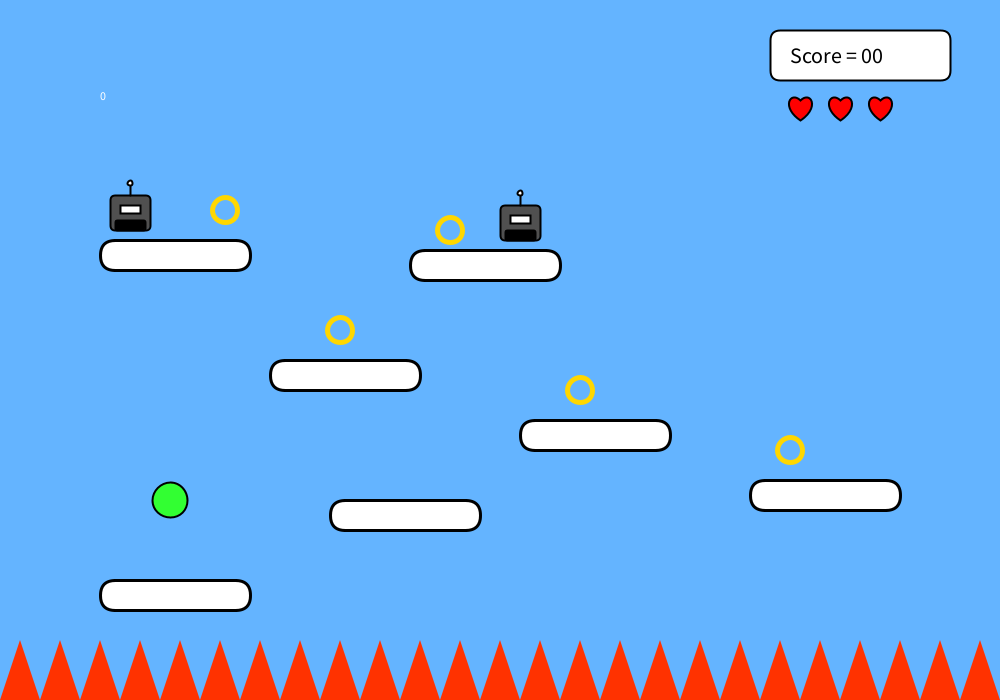
Frame 1 (no input)
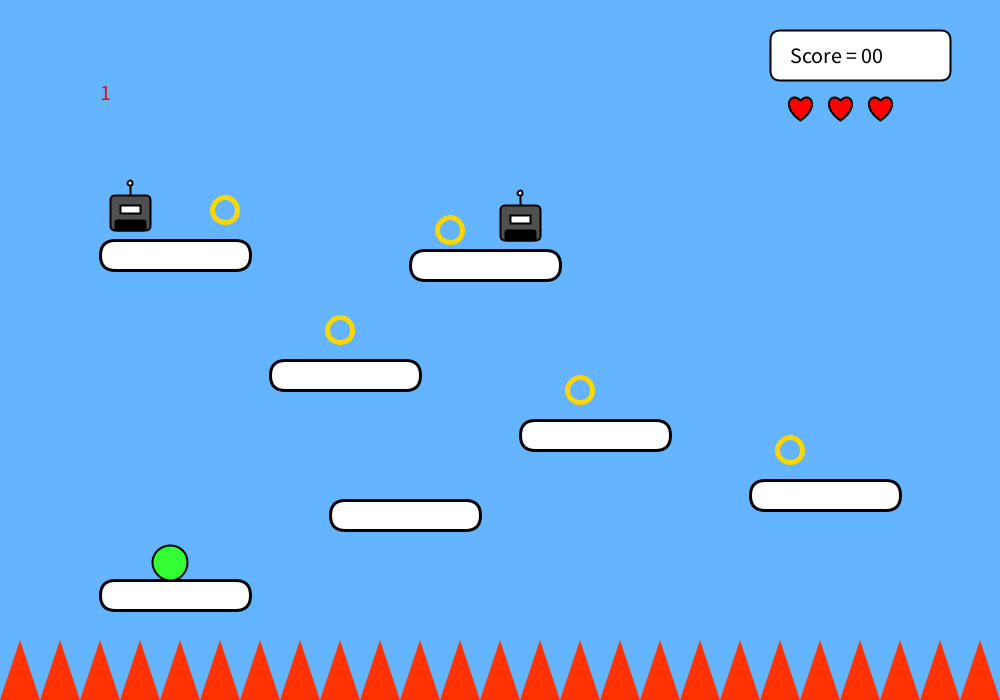
Frame 60 (the mouse pressed at the canvas centre just before this capture)
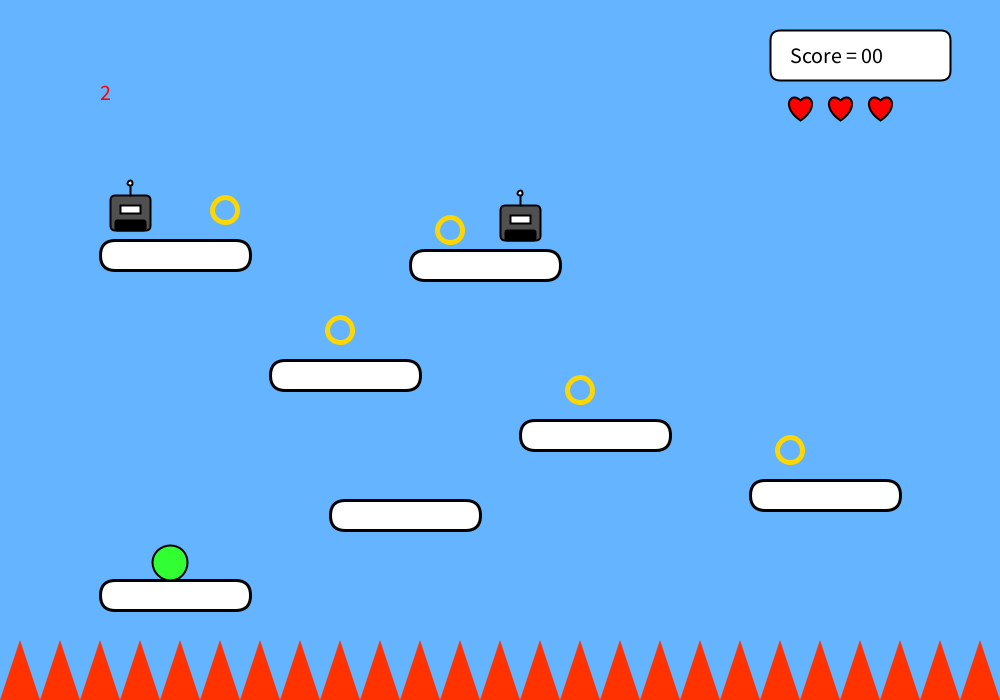
Frame 120 (the mouse held since frame 60 and released just before this capture)

The Processing sketch that drew these frames (run headless with seeded random() and noise(); from frame 60 on, the mouse is pressed at the canvas centre):

// Processing sketch: The_Ring_Hunter
// ── The_Ring_Hunter.pde
float ballX = 170, ballY = 500;
float ballSize = 35;
float vy = 0, gravity = 0.5, jumpStrength = -11;
int score = 0, lives = 3;

boolean gameOver = false;

ArrayList<Platform> platforms = new ArrayList<Platform>();
ArrayList<Ring> rings = new ArrayList<Ring>();
ArrayList<Robot> robots = new ArrayList<Robot>();

void setup() {
size(1000, 700);
smooth();

platforms.add(new Platform(100, 580, 150));
platforms.add(new Platform(330, 500, 150));
platforms.add(new Platform(270, 360, 150));
platforms.add(new Platform(520, 420, 150));
platforms.add(new Platform(750, 480, 150));
platforms.add(new Platform(100, 240, 150));
platforms.add(new Platform(410, 250, 150));

rings.add(new Ring(225, 210));
rings.add(new Ring(340, 330));
rings.add(new Ring(580, 390));
rings.add(new Ring(790, 450));
rings.add(new Ring(450, 230));

robots.add(new Robot(110, 240 - 45));
robots.add(new Robot(500, 250 - 45));
//robots.add(new Robot(350, 500 - 45));
}
void draw() {
background(100, 180, 255);
text(frameCount/60, 100, 100);

if (gameOver) {
showGameOver();
return;
}

drawSpikes();

for (Platform p : platforms) p.display();

for (int i = rings.size()-1; i >= 0; i--) {
Ring r = rings.get(i);
r.display();
if (dist(ballX, ballY, r.x, r.y) < 30) {
rings.remove(i);
score += 10;
}
}

for (Robot rb : robots) {
rb.display();
if (dist(ballX, ballY, rb.x + 20, rb.y + 20) < 35) {
resetPlayer();
}
}

updatePlayer();
drawUI();
}

void drawSpikes() {
fill(255, 50, 0);
noStroke();
for (int i = 0; i < width; i += 40) {
triangle(i, height, i + 20, height - 60, i + 40, height);
}
}

void updatePlayer() {
fill(50, 255, 50);
stroke(0);
strokeWeight(2);
ellipse(ballX, ballY, ballSize, ballSize);

vy += gravity;
ballY += vy;

boolean onGround = false;
for (Platform p : platforms) {
if (ballX > p.x && ballX < p.x + p.w &&
ballY + ballSize/2 > p.y &&
ballY + ballSize/2 < p.y + 30 && vy > 0) {
ballY = p.y - ballSize/2;
vy = 0;
onGround = true;
}
}

if (keyPressed) {
if (keyCode == LEFT) ballX -= 6;
if (keyCode == RIGHT) ballX += 6;
if (key == ' ' || keyCode == UP) {
if (onGround) vy = jumpStrength;
}
}

if (ballY + ballSize/2 > height - 40) {
resetPlayer();
}
}

void resetPlayer() {
lives--;
ballX = 170;
ballY = 500;
vy = 0;

if (lives <= 0) {
gameOver = true;
}
}

void drawUI() {
fill(255);
stroke(0);
rect(770, 30, 180, 50, 10);

fill(0);
textAlign(LEFT);
textSize(22);
text("Score = " + nf(score, 2), 790, 63);

fill(255, 0, 0);
for (int i = 0; i < lives; i++) {
drawHeart(800 + (i*40), 100, 20);
}
}

void drawHeart(float x, float y, float size) {
beginShape();
vertex(x, y);
bezierVertex(x - size/2, y - size/2, x - size, y + size/3, x, y + size);
bezierVertex(x + size, y + size/3, x + size/2, y - size/2, x, y);
endShape(CLOSE);
}

void showGameOver() {
background(0);

fill(255, 0, 0);
textAlign(CENTER);
textSize(60);
text("GAME OVER", width/2, height/2 - 40);

fill(255);
textSize(25);
text("Press R to Restart", width/2, height/2 + 20);
}

void keyPressed() {
if (gameOver && (key == 'r' || key == 'R')) {
restartGame();
}
}

void restartGame() {
gameOver = false;
score = 0;
lives = 3;

ballX = 170;
ballY = 500;
vy = 0;

rings.clear();
addRings();
}

void addRings() {
rings.add(new Ring(125, 210));
rings.add(new Ring(340, 330));
rings.add(new Ring(580, 390));
rings.add(new Ring(790, 450));
//rings.add(new Ring(570, 170));
}

// ── Platform.pde
class Platform {
float x, y, w;
Platform(float x, float y, float w) {
this.x = x;
this.y = y;
this.w = w;
}
void display() {
fill(255);
stroke(0);
strokeWeight(3);
rect(x, y, w, 30, 15);
}
}

// ── Ring.pde
class Ring {
float x, y;
Ring(float x, float y) {
this.x = x;
this.y = y;
}
void display() {
noFill();
stroke(255, 215, 0);
strokeWeight(5);
ellipse(x, y, 25, 25);
strokeWeight(1);
}
}

// ── Robot.pde
class Robot {
float x, y;
Robot(float x, float y) {
this.x = x;
this.y = y;
}
void display() {
stroke(0);
strokeWeight(2);
fill(80);
rect(x, y, 40, 35, 5);

fill(0);
rect(x+5, y+25, 30, 10, 2);

fill(255);
rect(x+10, y+10, 20, 8);

line(x+20, y, x+20, y-12);
ellipse(x+20, y-12, 5, 5);
}
}
